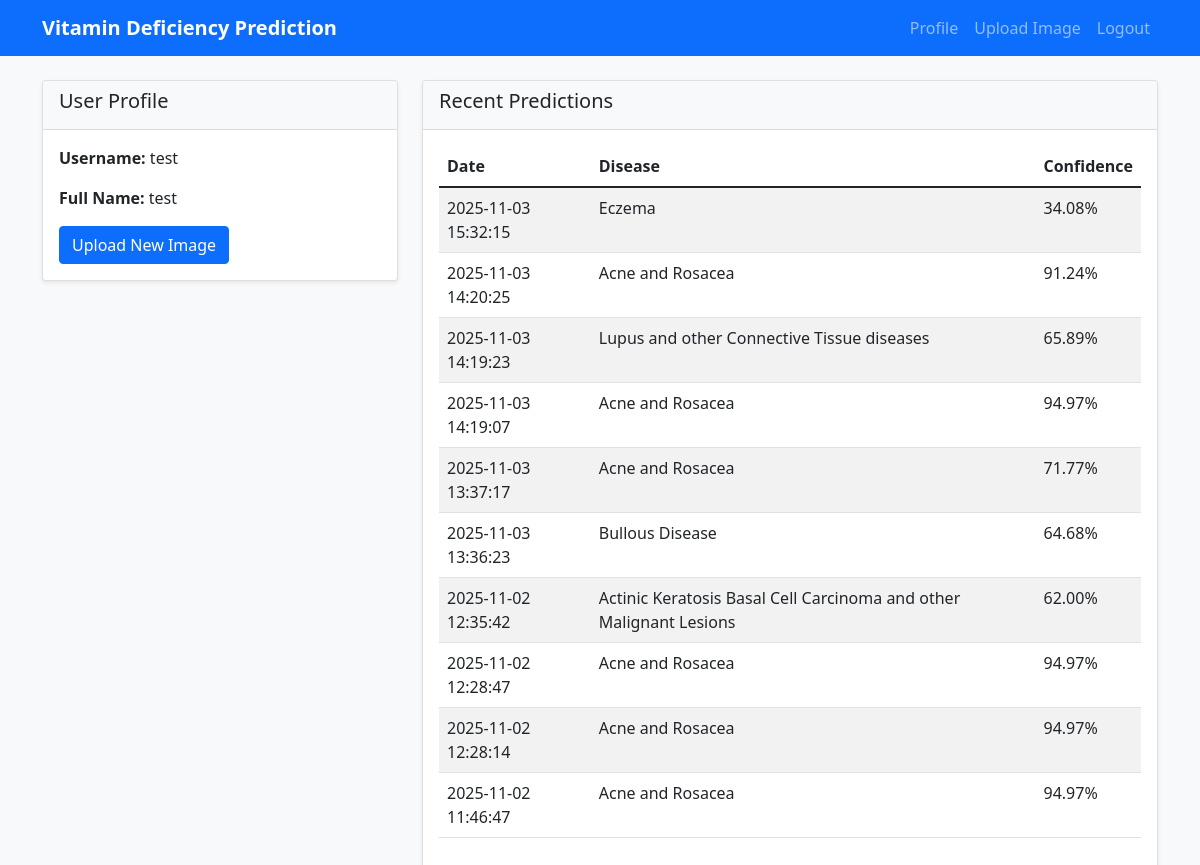
Screenshot of /profile (signed in) with the database file from the repository.
### tables this page shows
CREATE TABLE predictions (
            id INTEGER PRIMARY KEY AUTOINCREMENT,
            user_id INTEGER NOT NULL,
            image_path TEXT NOT NULL,
            predicted_disease TEXT NOT NULL,
            confidence REAL NOT NULL,
            created_at TIMESTAMP DEFAULT CURRENT_TIMESTAMP,
            FOREIGN KEY (user_id) REFERENCES users (id)
        );

### app.py (the view)
@app.route('/profile')
def profile():
    if 'user_id' not in session:
        return redirect(url_for('login'))
    conn = get_db_connection()
    predictions = conn.execute(
        'SELECT * FROM predictions WHERE user_id = ? ORDER BY created_at DESC LIMIT 10',
        (session['user_id'],)
    ).fetchall()
    conn.close()
    return render_template('profile.html', predictions=predictions)

### database.py (called while the page is built)
def get_db_connection():
    conn = sqlite3.connect('database.db')
    conn.row_factory = sqlite3.Row
    return conn

### templates/profile.html
{% extends "base.html" %}
{% block content %}
<div class="row">
    <div class="col-md-4">
        <div class="card">
            <div class="card-header">
                <h5>User Profile</h5>
            </div>
            <div class="card-body">
                <p><strong>Username:</strong> {{ session.username }}</p>
                <p><strong>Full Name:</strong> {{ session.full_name }}</p>
                <a href="{{ url_for('upload') }}" class="btn btn-primary">Upload New Image</a>
            </div>
        </div>
    </div>
    <div class="col-md-8">
        <div class="card">
            <div class="card-header">
                <h5>Recent Predictions</h5>
            </div>
            <div class="card-body">
                {% if predictions %}
                    <div class="table-responsive">
                        <table class="table table-striped">
                            <thead>
                                <tr>
                                    <th>Date</th>
                                    <th>Disease</th>
                                    <th>Confidence</th>
                                </tr>
                            </thead>
                            <tbody>
                                {% for prediction in predictions %}
                                <tr>
                                    <td>{{ prediction.created_at }}</td>
                                    <td>{{ prediction.predicted_disease }}</td>
                                    <td>{{ "%.2f"|format(prediction.confidence) }}%</td>
                                </tr>
                                {% endfor %}
                            </tbody>
                        </table>
                    </div>
                {% else %}
                    <p>No predictions yet. <a href="{{ url_for('upload') }}">Upload an image</a> to get started!</p>
                {% endif %}
            </div>
        </div>
    </div>
</div>
{% endblock %}

### static/css/style.css (style rules this page uses)
body { background-color: #f8f9fa; }
.card { box-shadow: 0 0.125rem 0.25rem rgba(0, 0, 0, 0.075); border: 1px solid rgba(0, 0, 0, 0.125); }
.card-header { background-color: #f8f9fa; border-bottom: 1px solid rgba(0, 0, 0, 0.125); }
.btn-primary { background-color: #0d6efd; border-color: #0d6efd; }
.table th { border-top: none; }

### rows the page displays
predictions: created_at "2025-11-03 15:32:15", predicted_disease "Eczema", confidence "34.08"
predictions: created_at "2025-11-03 14:20:25", predicted_disease "Acne and Rosacea", confidence "91.24"
predictions: created_at "2025-11-03 14:19:23", predicted_disease "Lupus and other Connective Tissue diseases", confidence "65.89"
predictions: created_at "2025-11-03 14:19:07", predicted_disease "Acne and Rosacea", confidence "94.97"
predictions: created_at "2025-11-03 13:37:17", predicted_disease "Acne and Rosacea", confidence "71.77"
predictions: created_at "2025-11-03 13:36:23", predicted_disease "Bullous Disease", confidence "64.68"
predictions: created_at "2025-11-02 12:35:42", predicted_disease "Actinic Keratosis Basal Cell Carcinoma and other Malignant Lesions", confidence "62.00"
predictions: created_at "2025-11-02 12:28:47", predicted_disease "Acne and Rosacea", confidence "94.97"
predictions: created_at "2025-11-02 12:28:14", predicted_disease "Acne and Rosacea", confidence "94.97"
predictions: created_at "2025-11-02 11:46:47", predicted_disease "Acne and Rosacea", confidence "94.97"

### other values shown
{{ session.username }} "test"
{{ session.full_name }} "test"
